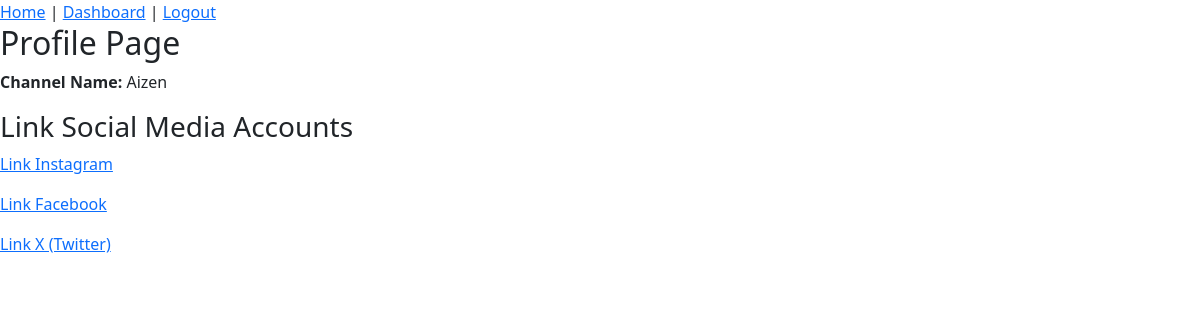
Before: /profile/ (signed in) with the older database file.
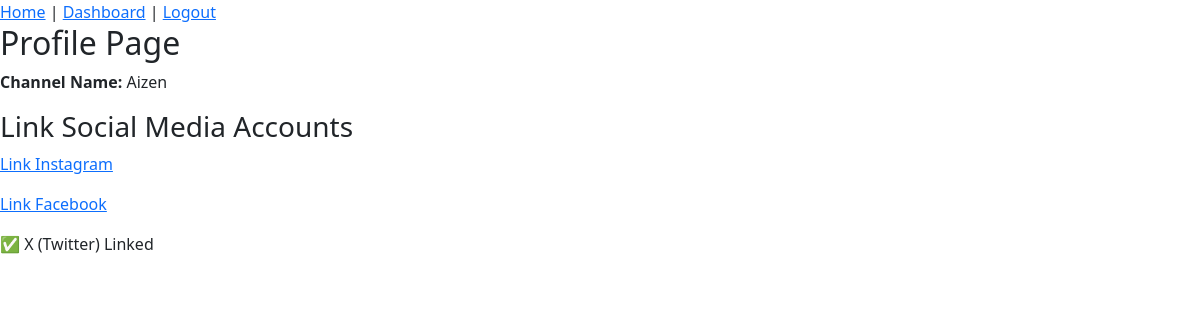
After: the same page with the newer database file.
### sic/models.py (models this page shows, shortened)
class YoutubeUser(models.Model):
    user = models.OneToOneField(to=User, on_delete=models.CASCADE)
    owner_name = models.CharField(max_length=100, null=True)
    phone_number = models.IntegerField(null=True)
    channel_category = models.ForeignKey(Category, on_delete=models.CASCADE, default=1)
    keywords = models.CharField(max_length=500, blank=True)  # "smartphone,5G,camera"
    instagram_id = models.CharField(max_length=100, blank=True, null=True)
    instagram_token = models.TextField(blank=True, null=True)
    facebook_id = models.CharField(max_length=100, blank=True, null=True)
    facebook_token = models.TextField(blank=True, null=True)
    x_id = models.CharField(max_length=100, blank=True, null=True)
    x_token = models.TextField(blank=True, null=True)
    @property
    def channel_name(self):
        return self.user.get_full_name()

### sic/views.py (the view)
# urls.py: path("profile/", profile, name="profile"),
@login_required
def profile(request):
    try:
        youtube_user = YoutubeUser.objects.get(user=request.user)
    except YoutubeUser.DoesNotExist:
        youtube_user = None
    context = {
        "youtube_user": youtube_user,
    }
    return render(request, "sic/profile.html", context)

### sic/templates/sic/profile.html
{% extends "sic/base.html" %}
{% block content %}
<h2>Profile Page</h2>
<p><strong>Channel Name:</strong> {{ youtube_user.channel_name }}</p>
<h3>Link Social Media Accounts</h3>
<p>
    {% if youtube_user.instagram_id %}
        ✅ Instagram Linked
    {% else %}
        <a href="{% url 'link_meta' %}">Link Instagram</a>
    {% endif %}
</p>
<p>
    {% if youtube_user.facebook_id %}
        ✅ Facebook Linked
    {% else %}
        <a href="{% url 'link_meta' %}">Link Facebook</a>
    {% endif %}
</p>
<p>
    {% if youtube_user.x_id %}
        ✅ X (Twitter) Linked
    {% else %}
        <a href="{% url 'link_x' %}">Link X (Twitter)</a>
    {% endif %}
</p>
{% endblock %}

### sic/templates/sic/base.html (shortened to what this page needs)
<html lang="en">
<head>
    <link rel="stylesheet" href="https://cdn.jsdelivr.net/npm/bootstrap@5.3.0/dist/css/bootstrap.min.css">
</head>
<body>
    <nav>
        <a href="/">Home</a> |
        {% if user.is_authenticated %}
            <a href="/dashboard">Dashboard</a> |
            <a href="/logout">Logout</a>
        {% else %}
            <a href="/login">Login</a> |
            <a href="/signup">Sign Up</a>
        {% endif %}
    </nav>
    <div>{% block content %}{% endblock %}</div>
</body>
</html>

Changed rows visible on the page:
changed YoutubeUser "Aizen": x_id empty → "1009440756459659264" (drawn)
Other visible differences:
text no longer shown: "Link X (Twitter)"
text now shown: "✅ X (Twitter) Linked"
